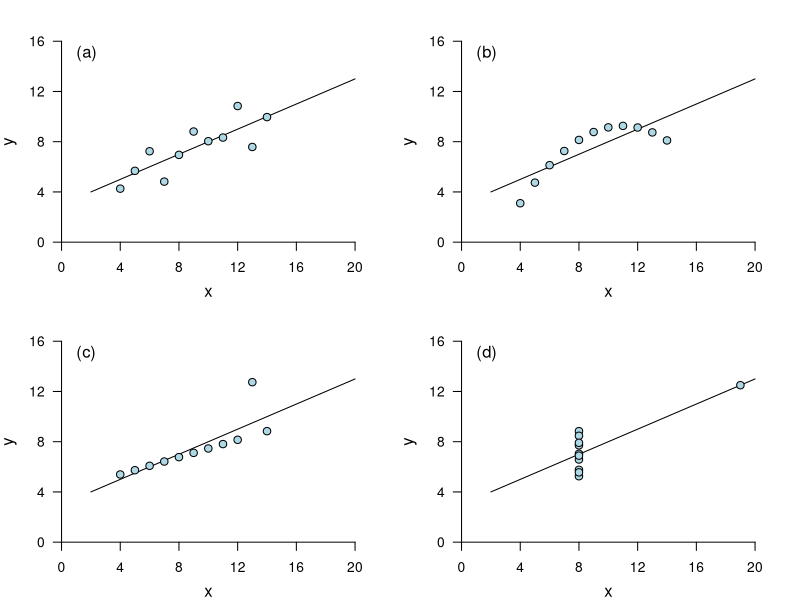
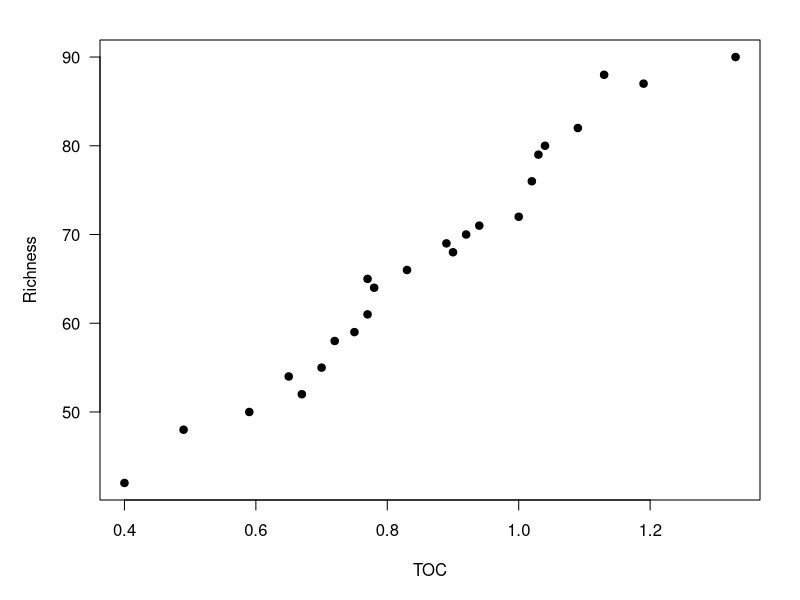
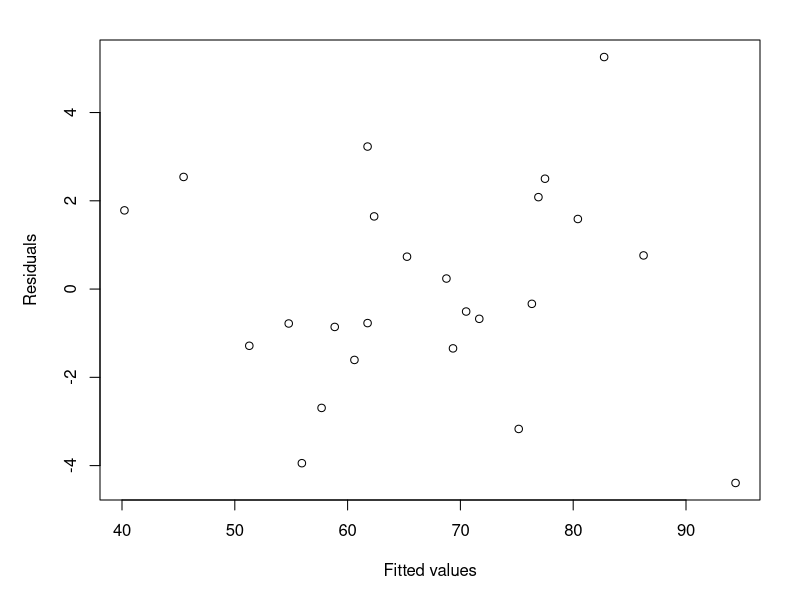
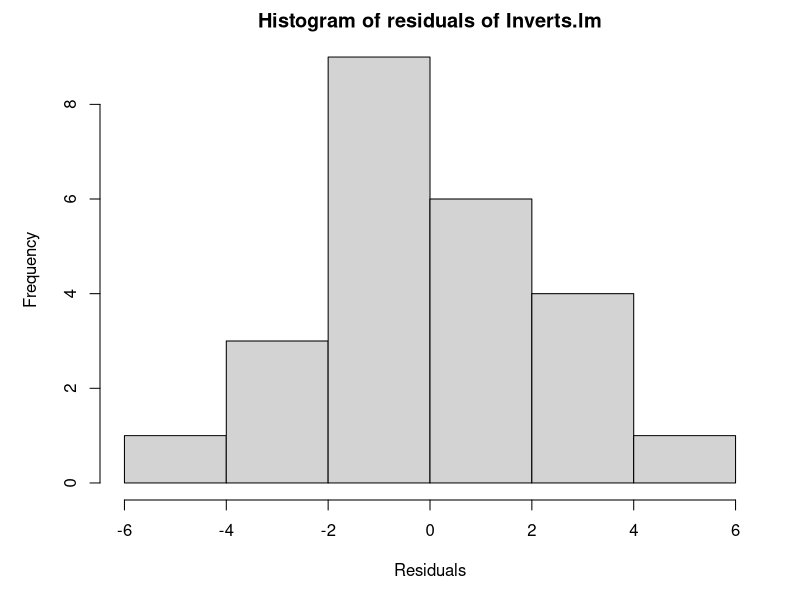
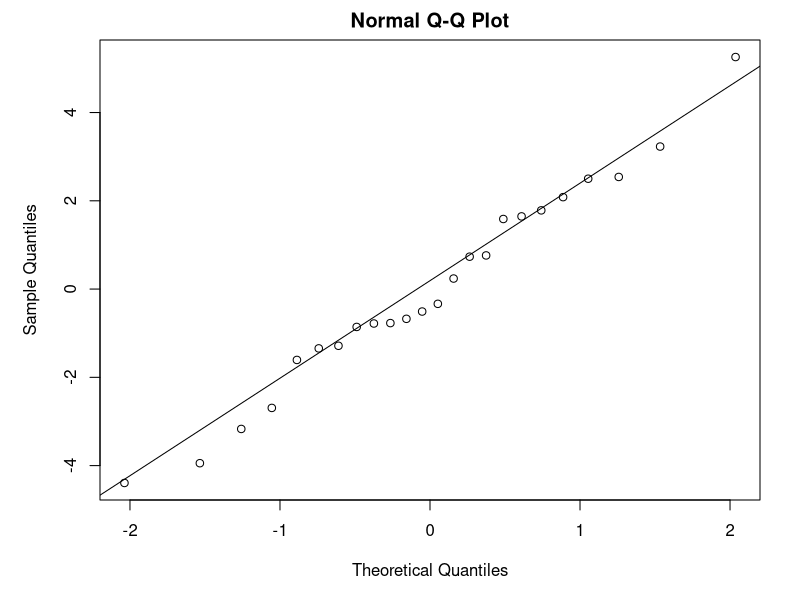
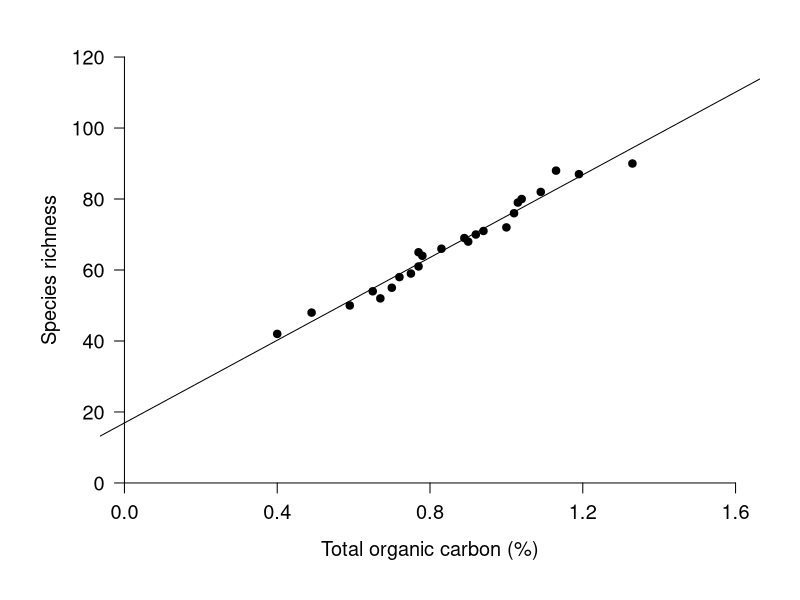
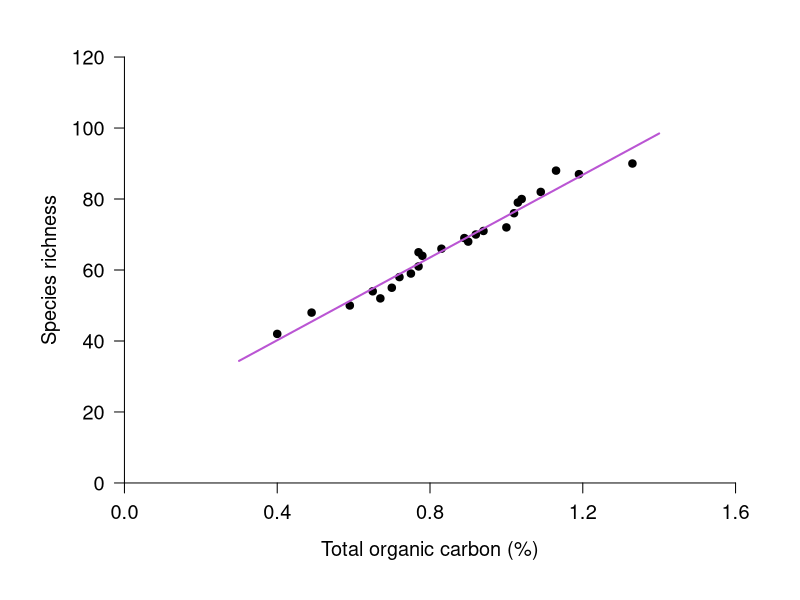
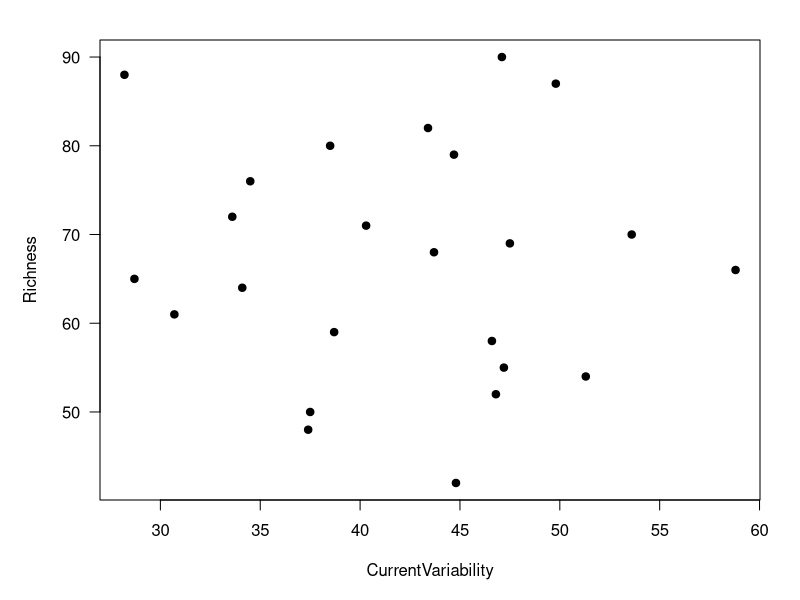

Source code (R) for these figures, in order:
## ---- chunk 1
## Load packages that would theoretically have been loaded during previous lessons, to allow for functioning as a standalone script
library("dplyr")
library("tidyr")
## ---- chunk 2
# Read in Inverts data (first introduced in functions lesson)
Inverts <- read.csv(file="../Data/Inverts.csv", stringsAsFactors=TRUE, header=TRUE)
## ---- chunk 3
# Function to make a simple scatterplot with consistent axes
makeSimplePlot <- function(xvals, yvals, letterval) {
	plot(1, 1, ann=FALSE, axes=FALSE, type="n", xlim=c(0,20), ylim=c(0,16))
	axis(1, pos=0, at=seq(0, 20, by=4))
	mtext(side=1, line=2, text="x")
	axis(2, pos=0, las=1, at=seq(0, 16, by=4))
	mtext(side=2, line=2, text="y")
	lines(x=c(2, 20), y=predict(lm(yvals~xvals), newdata=data.frame(xvals=c(2,20))))
	points(yvals ~ xvals, pch=21, col="black", bg="lightblue", cex=1.2)
	text(1, 15, paste("(",letterval,")",sep=""), adj=0, cex=1.2)
}

par(mfrow=c(2,2), mar=c(3,3,2,2)) # Plot 4 plots as 2 x 2

# Plot all 4 data sets from the anscombe quartet
makeSimplePlot(anscombe$x1, anscombe$y1, "a")
makeSimplePlot(anscombe$x2, anscombe$y2, "b")
makeSimplePlot(anscombe$x3, anscombe$y3, "c")
makeSimplePlot(anscombe$x4, anscombe$y4, "d")

par(mfrow=c(1,1), mar=c(5,5,2,2)) # Reset layout to a single plot with larger margins
## ---- chunk 4
plot(Richness ~ TOC, data=Inverts, pch=19, las=1)
## ---- chunk 5
Inverts.lm <- lm(Richness ~ TOC, data = Inverts)
## ---- chunk 6
Inverts.lm
## ---- chunk 7
summary(Inverts.lm)
## ---- chunk 8
plot(resid(Inverts.lm) ~ fitted(Inverts.lm), xlab="Fitted values", ylab="Residuals")
## ---- chunk 9
hist(resid(Inverts.lm), xlab = "Residuals", main = "Histogram of residuals of Inverts.lm")
## ---- chunk 10
qqnorm(resid(Inverts.lm)) 
qqline(resid(Inverts.lm))
## ---- chunk 11
summary(Inverts.lm)
attributes(summary(Inverts.lm))
## ---- chunk 12
summary(Inverts.lm)$adj.r.squared
## ---- chunk 13
summary(Inverts.lm)$coefficients
## ---- chunk 14
# Get p-value for TOC, which is in the 2nd row and 4th column
summary(Inverts.lm)$coefficients[2, 4]
## ---- chunk 15
# Get p-value for TOC using row and column names
summary(Inverts.lm)$coefficients["TOC", "Pr(>|t|)"]

## ---- chunk 16
# Pearson's correlation between TOC and Richness
	# Using individual vectors, you could run this as:
	#	cor.test(Inverts$TOC, Inverts$Richness)
	# Another option is to specify a formula
		cor.test(~ Richness + TOC, data=Inverts)

# Look at names of attributes 
	attributes(cor.test(~ Richness + TOC, data=Inverts))

# Extract the p.value	
	cor.test(~ Richness + TOC, data=Inverts)$p.value
## ---- chunk 17
plot(Richness ~ TOC, data=Inverts, pch=19, xlim=c(0, 1.6), ylim=c(0, 120)
		 , axes=F, ann=F)  # Plot without axes
	axis(1, pos=0, at=seq(0, 1.6, by=0.4), cex.axis=1.2)  # Add x-axis; place it at y = 0
		mtext(side=1, line=2, text="Total organic carbon (%)", cex=1.2)
	axis(2, pos=0, las=1, cex.axis=1.2)  # Add y-axis; place it at x = 0
		mtext(side=2, line=2, text="Species richness", cex=1.2)
abline(Inverts.lm) # Plot linear regression
## ---- chunk 18
plot(Richness ~ TOC, data=Inverts, pch=19, xlim=c(0, 1.6), ylim=c(0, 120)
		 , axes=F, ann=F)  # Plot without axes
	axis(1, pos=0, at=seq(0, 1.6, by=0.4), cex.axis=1.2)  # Add x-axis; place it at y = 0
		mtext(side=1, line=2, text="Total organic carbon (%)", cex=1.2)
	axis(2, pos=0, las=1, cex.axis=1.2)  # Add y-axis; place it at x = 0
		mtext(side=2, line=2, text="Species richness", cex=1.2)

# Calculate y values given specified x values, then plot x and y values
yvals <- predict(Inverts.lm, newdata=data.frame(TOC = c(0.3, 1.4)))
lines(x = c(0.3, 1.4), y = yvals, col="mediumorchid", lwd=2)
## ---- chunk 19
plot(Richness ~ CurrentVariability, data=Inverts, pch=19, las=1)
## ---- chunk 20
Inverts2.lm <- lm(Richness ~ TOC + CurrentVariability, data=Inverts)
summary(Inverts2.lm)
## ---- chunk 21
drop1(Inverts2.lm, .~., test="F")
## ---- chunk 22
# Set plot layout and margins
	par(mfrow=c(1,2), mar=c(8,5,7,2))
# Plot histogram
	hist(resid(Inverts2.lm))  
# Make QQ plot to check normality
	qqnorm(resid(Inverts2.lm))  
	qqline(resid(Inverts2.lm))
# Set plot layout and margins
	par(mfrow=c(2,2), mar=c(5,5,2,2))  
# Plot residuals against TOC (explanatory variable)
	plot(Inverts$TOC, resid(Inverts2.lm), pch=19, las=1)  
# Plot residuals against Current Variability (explanatory variable)
	plot(Inverts$CurrentVariability, resid(Inverts2.lm), pch=19, las=1)
# Plot residuals against fitted values
	plot(fitted(Inverts2.lm), resid(Inverts2.lm), pch=19, las=1)  
# Reset plot layout and margins
	par(mfrow=c(1,1), mar=c(5,5,2,2))  
